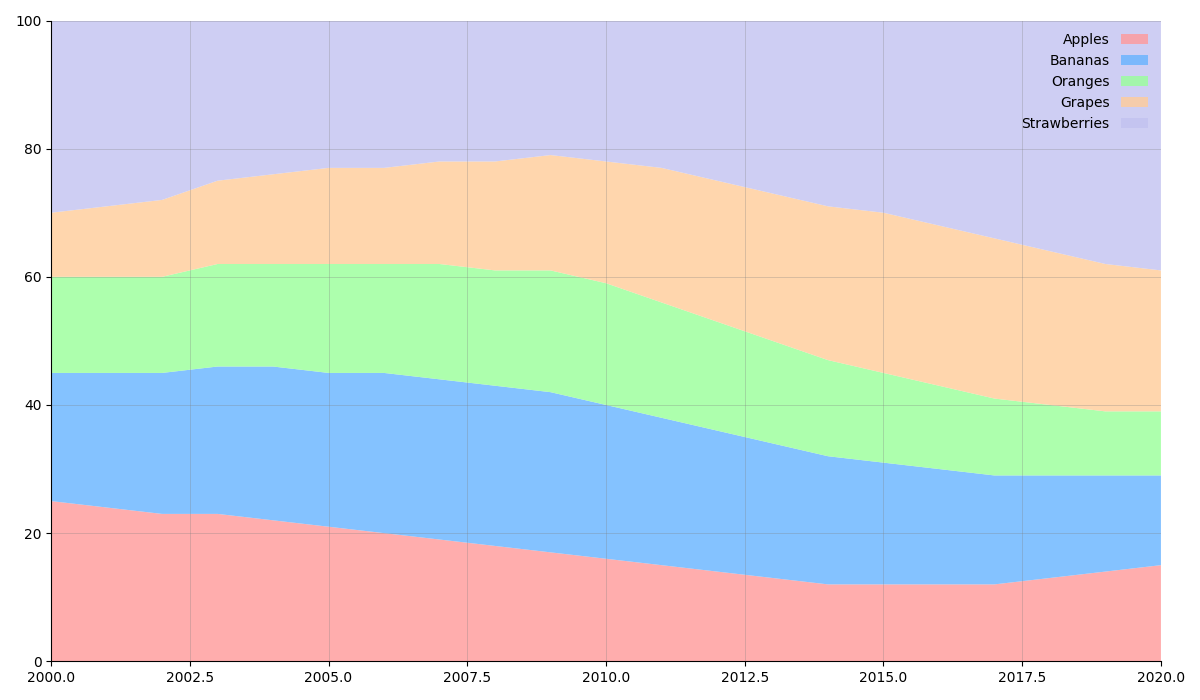

Reproduce this figure in Python.
import matplotlib.pyplot as plt
import numpy as np

years = np.arange(2000, 2021)

apples = np.array([25, 24, 23, 23, 22, 21, 20, 19, 18, 17, 16, 15, 14, 13, 12, 12, 12, 12, 13, 14, 15])
bananas = np.array([20, 21, 22, 23, 24, 24, 25, 25, 25, 25, 24, 23, 22, 21, 20, 19, 18, 17, 16, 15, 14])
oranges = np.array([15, 15, 15, 16, 16, 17, 17, 18, 18, 19, 19, 18, 17, 16, 15, 14, 13, 12, 11, 10, 10])
grapes = np.array([10, 11, 12, 13, 14, 15, 15, 16, 17, 18, 19, 21, 22, 23, 24, 25, 25, 25, 24, 23, 22])
strawberries = 100 - (apples + bananas + oranges + grapes)

fig, ax = plt.subplots(figsize=(12, 7))

# Randomly altered stylistic elements
ax.stackplot(years, apples, bananas, oranges, grapes, strawberries, 
             colors=['#ff9999', '#66b3ff', '#99ff99', '#ffcc99', '#c2c2f0'], alpha=0.8)

ax.set_xlim(years.min(), years.max())
ax.set_ylim(0, 100)

# Change grid style
ax.grid(True, linestyle='-', linewidth=0.7, color='gray', alpha=0.3)

# Modify legend with random marker types
ax.legend(['Apples', 'Bananas', 'Oranges', 'Grapes', 'Strawberries'], loc='upper right', 
          fontsize=10, frameon=False, markerfirst=False)

# Removed borders for a cleaner look
ax.spines['top'].set_visible(False)
ax.spines['right'].set_visible(False)

plt.tight_layout()
plt.show()
